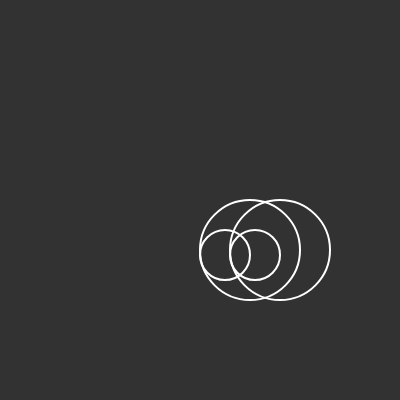
Frame 1 (no input)
Frame 60 (no input): identical to frame 1, image omitted
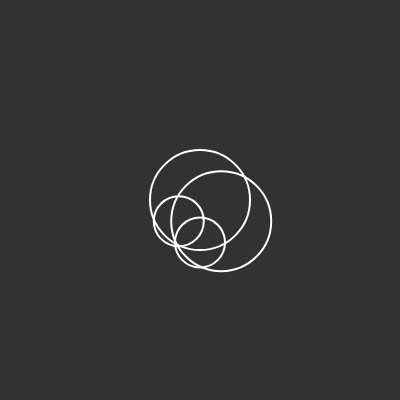
Frame 120 (the mouse pressed at the canvas centre since frame 60)

The p5.js sketch that drew these frames (run headless with seeded random() and noise() and a simulated clock; from frame 60 on, the mouse is pressed at the canvas centre):

// p5.js sketch
// ── sketch.js
function setup() {
  createCanvas(400, 400);
}
function draw() {
  background(50);
  stroke(255);
  strokeWeight(2);
  noFill();

  if (mouseIsPressed) {
    ellipseMode (CENTER);
    }
    else {
      ellipseMode (CORNER);
    }

  push();
  translate(width/2, height/2);
  rotate((mouseX/width)*(PI/2));
  customShape();
  pop();
}

function customShape() {
  ellipse(0,0,100,100);
  ellipse(30,0,100,100);
  ellipse(0,30,50,50);
  ellipse(30,30,50,50);
}
